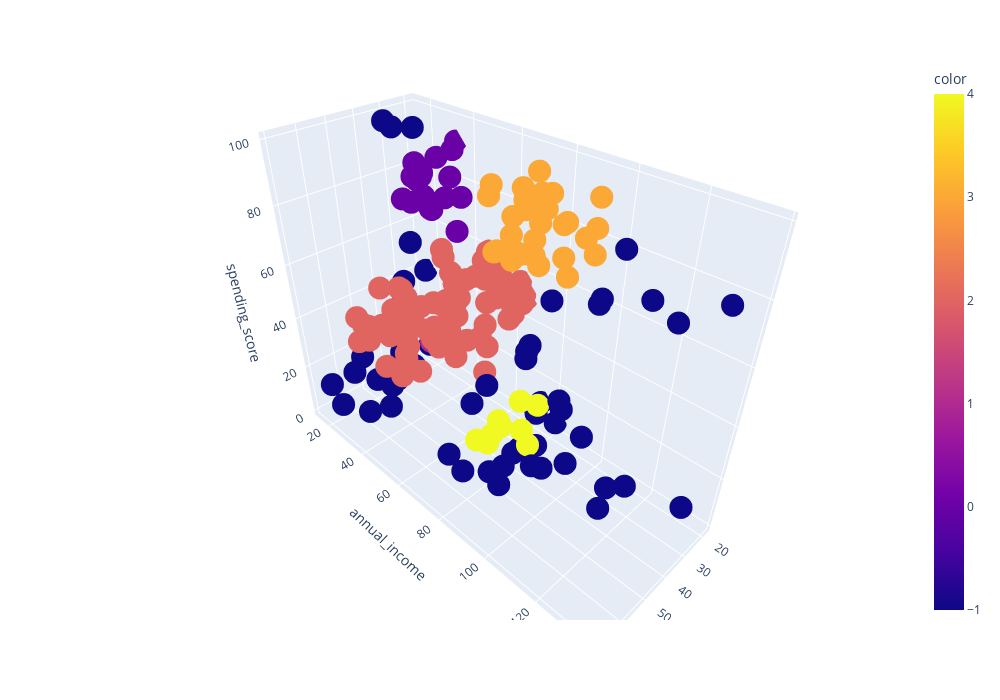

Write notebook code for a chart like this one.
### Markdown cell above
DBSCAN плох т.к данные разрежены

### Code cell
from sklearn.cluster import DBSCAN
db_model = DBSCAN(eps = 11, min_samples=5)
db_model.fit(df[['annual_income','spending_score', 'age',]])
px.scatter_3d(
    df,
    y='annual_income',
    z='spending_score',
    x='age',
    color=db_model.labels_,
    width=1000,
    height=700
)

### Figure 1 — Plotly figure (JSON) as saved in the notebook; plotly's stock layout.template omitted (floating-point values rounded to 4 significant figures; data arrays with more than 128 entries replaced by an {"elided": "..."} marker saying what was removed)
{"data": [{"hovertemplate": "age=%{x}<br>annual_income=%{y}<br>spending_score=%{z}<br>color=%{marker.color}<extra></extra>", "legendgroup": "", "marker": {"color": {"elided": "200 int values"}, "coloraxis": "coloraxis", "symbol": "circle"}, "mode": "markers", "name": "", "scene": "scene", "showlegend": false, "type": "scatter3d", "x": {"elided": "200 int values"}, "y": {"elided": "200 int values"}, "z": {"elided": "200 int values"}}], "layout": {"coloraxis": {"colorbar": {"title": {"text": "color"}}, "colorscale": [[0, "#0d0887"], [0.1111, "#46039f"], [0.2222, "#7201a8"], [0.3333, "#9c179e"], [0.4444, "#bd3786"], [0.5556, "#d8576b"], [0.6667, "#ed7953"], [0.7778, "#fb9f3a"], [0.8889, "#fdca26"], [1, "#f0f921"]]}, "height": 700, "legend": {"tracegroupgap": 0}, "margin": {"t": 60}, "scene": {"domain": {"x": [0, 1], "y": [0, 1]}, "xaxis": {"title": {"text": "age"}}, "yaxis": {"title": {"text": "annual_income"}}, "zaxis": {"title": {"text": "spending_score"}}}, "width": 1000}}
